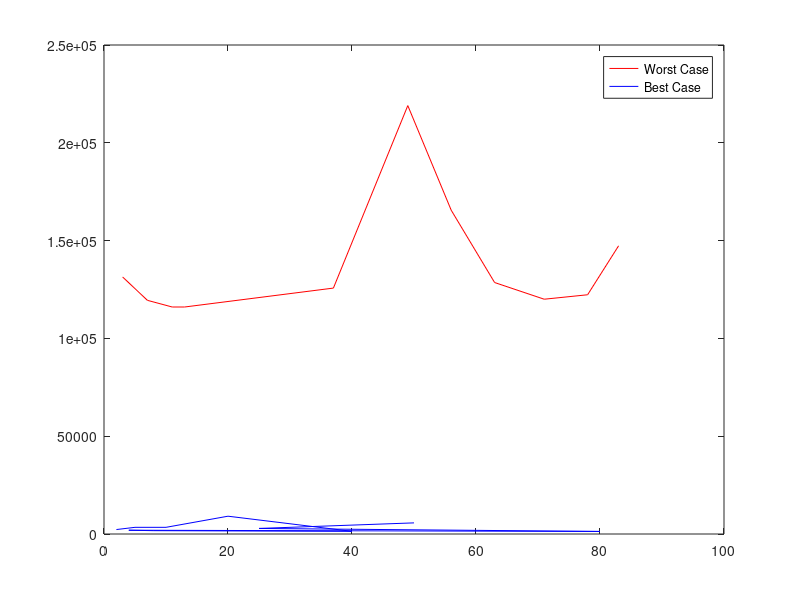

MATLAB code for this plot:
a = importdata('input.txt');
c = importdata('output3.txt');
d = importdata('input1.txt');
e = importdata('output4.txt');
plot(a,c,'r');
hold on;
plot(d,e,'b');
legend('Worst Case','Best Case');